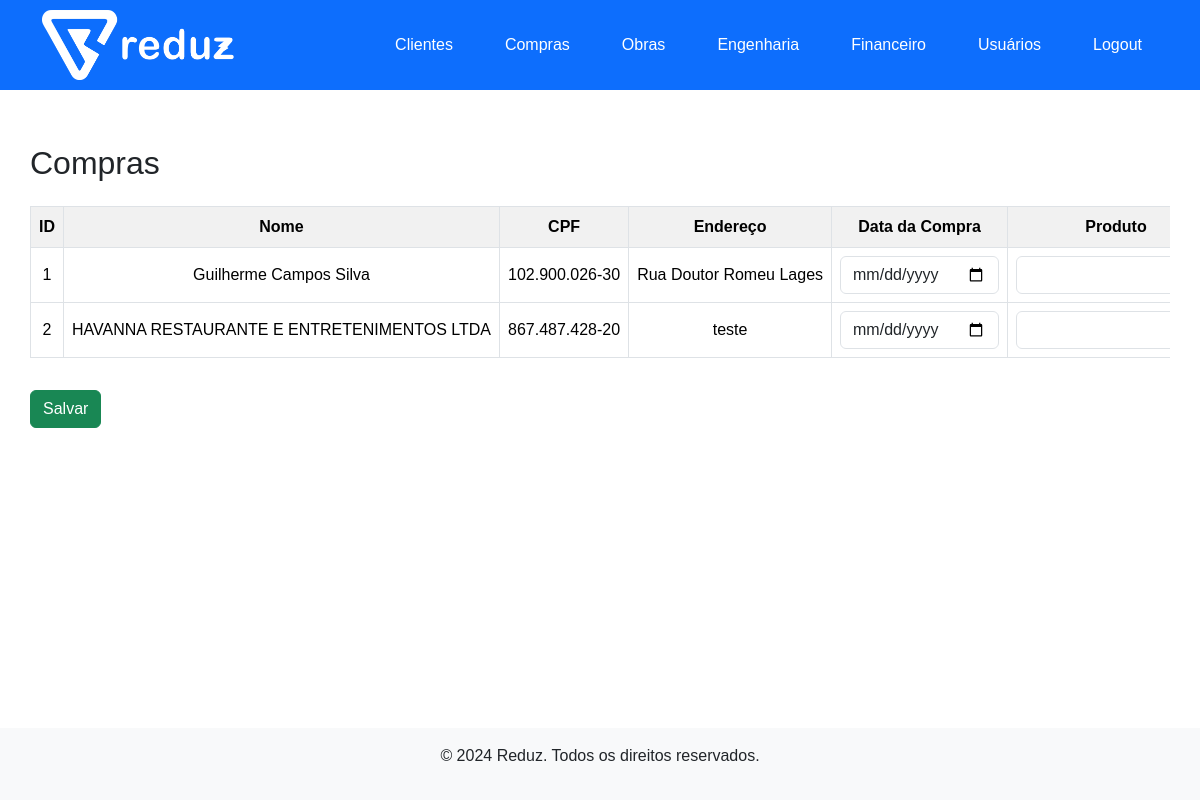
Page /compras (signed in) on the committed database.
### app.py (models this page shows)
class Cliente(db.Model):
    id = db.Column(db.Integer, primary_key=True)
    nome = db.Column(db.String(100), nullable=False)
    cpf = db.Column(db.String(14), unique=True, nullable=False)  # Adjusted for CPF format
    endereco = db.Column(db.String(200), nullable=False)
    compras = db.relationship('Compra', backref='cliente', cascade="all, delete-orphan", lazy=True)
    obras = db.relationship('Obra', backref='cliente', cascade="all, delete-orphan", lazy=True)
    engenharias = db.relationship('Engenharia', backref='cliente', cascade="all, delete-orphan", lazy=True)
    financeiros = db.relationship('Financeiro', backref='cliente', cascade="all, delete-orphan", lazy=True)

### app.py (the view, shortened to what this page needs)
@app.route('/compras', methods=['GET', 'POST'])
def compras():
    if 'user_id' not in session:
        return redirect(url_for('login'))
    clientes = Cliente.query.all()
    for cliente in clientes:
        cliente.compras = Compra.query.filter_by(cliente_id=cliente.id).all()
    return render_template('compras.html', clientes=clientes)

### app.py (called while the page is built)
@app.before_request
def before_request():
    if not User.query.filter_by(username='alisson').first():
        db.session.add(User(username='alisson', password=generate_password_hash('123456', method='sha256')))
    if not User.query.filter_by(username='guilherme').first():
        db.session.add(User(username='guilherme', password=generate_password_hash('123456', method='sha256')))
    db.session.commit()

### templates/compras.html (shortened to what this page needs)
{% extends "base.html" %}
{% block content %}
<div class="container-fluid">
  <h2 class="mb-4">Compras</h2>
  <form method="POST">
    <div class="table-responsive">
      <table class="table table-bordered table-hover">
        <thead>
          <tr>
            <th>ID</th>
            <th>Nome</th>
            <th>CPF</th>
            <th>Endereço</th>
            <th>Data da Compra</th>
            <th>Produto</th>
          </tr>
        </thead>
        <tbody>
          {% for cliente in clientes %}
          <tr>
            <td>{{ cliente.id }}</td>
            <td class="text-nowrap">{{ cliente.nome }}</td>
            <td class="text-nowrap">{{ cliente.cpf }}</td>
            <td class="text-nowrap">{{ cliente.endereco }}</td>
            <td><input type="date" class="form-control" name="data_compra_{{ cliente.id }}" value="{{ cliente.compras[0].data_compra if cliente.compras|length > 0 else '' }}"></td>
            <td><input type="text" class="form-control fixed-width-input" name="produto_{{ cliente.id }}" value="{{ cliente.compras[0].produto if cliente.compras|length > 0 else '' }}"></td>
          </tr>
          {% endfor %}
        </tbody>
      </table>
    </div>
    <button type="submit" class="btn btn-success mt-3">Salvar</button>
  </form>
</div>
{% endblock %}

### static/css/style.css (style rules this page uses)
body { font-family: Arial, sans-serif; display: flex; flex-direction: column; min-height: 100vh; }
.table td, .table th { vertical-align: middle; text-align: center; }
.fixed-width-input { min-width: 200px; max-width: 100%; width: 200px; }
.table-responsive { overflow-x: auto; }
.table { table-layout: auto; width: 100%; }
.table th, .table td { white-space: nowrap; text-overflow: ellipsis; overflow: hidden; word-wrap: break-word; }
.table th { background-color: #f1f1f1; text-align: center; }
.table th, .table td { padding: 8px; text-align: center; }
.container-fluid { padding: 15px; }
.form-control { display: inline-block; width: 100%; }

### rows in the picture
Cliente: id "1", nome "Guilherme Campos Silva", cpf "102.900.026-30", endereco "Rua Doutor Romeu Lages"
Cliente: id "2", nome "HAVANNA RESTAURANTE E ENTRETENIMENTOS LTDA", cpf "867.487.428-20", endereco "teste"
